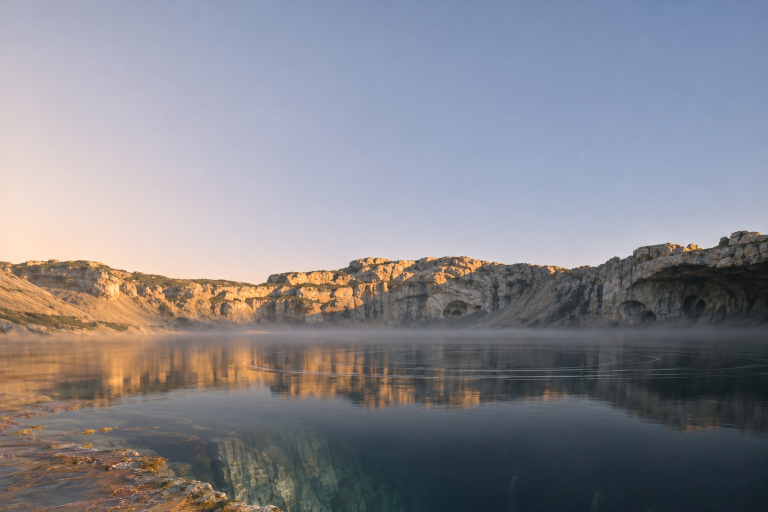
#> input picture assets-src/eye/far-edge/base-t1.jpg, 1536 x 1024 px (shown at 1/2 size)
$ python align.py ../../../../assets-src/eye/far-edge/base-t1.jpg   (older library calls are emulated)
#> lines starting #> are read from the running program, lines starting #| are printed output that depends on the picture
#!/usr/bin/env python3
"""How far has a re-photographed plate moved from the picture it was made from?
usage: align.py <reference.png> <take.png> [more takes...]
Splits the frame into 4 x 3 blocks and measures the shift of each with phase correlation (pixels of the frame)."""
import sys, numpy as np, cv2
ref = cv2.imread(sys.argv[1]); H, W = ref.shape[:2]
#> further down, ref is the input picture: shape (1024, 1536, 3); mean B, G, R 140.5, 133.6, 134.3
#> after `H, W = ref.shape[:2]`: H = 1024; W = 1536
g0 = cv2.GaussianBlur(cv2.cvtColor(ref, cv2.COLOR_BGR2GRAY).astype(np.float32), (0, 0), 2.5)
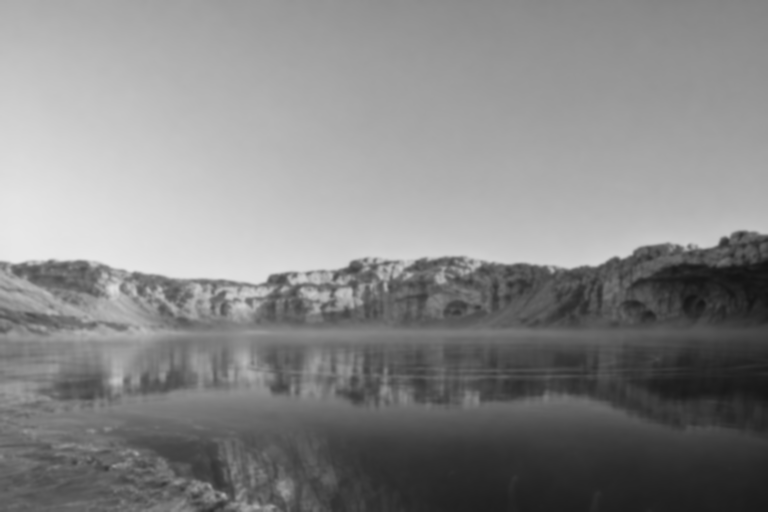
#> g0: shape (1024, 1536) float32 (shown at 1/2 size); min 20.26, max 232.4, mean 134.6
for p in sys.argv[2:]:
    t = cv2.imread(p)
    if t.shape[:2] != (H, W): t = cv2.resize(t, (W, H), interpolation=cv2.INTER_LANCZOS4)
    g1 = cv2.GaussianBlur(cv2.cvtColor(t, cv2.COLOR_BGR2GRAY).astype(np.float32), (0, 0), 2.5)
    out = []
    for j in range(3):
        for i in range(4):
            x0, x1, y0, y1 = i * W // 4, (i + 1) * W // 4, j * H // 3, (j + 1) * H // 3
            a, b = g0[y0:y1, x0:x1], g1[y0:y1, x0:x1]
            win = cv2.createHanningWindow((a.shape[1], a.shape[0]), cv2.CV_32F)
            (dx, dy), r = cv2.phaseCorrelate(a - a.mean(), b - b.mean(), win)
            out.append((dx, dy, r))
    d = np.array([np.hypot(o[0], o[1]) for o in out]); r = np.array([o[2] for o in out])
    ok = r > 0.15
    print(p.split('/')[-1], 'shift px: median %.2f, max %.2f over %d of 12 blocks with a clear peak; mean diff %.1f' % (np.median(d[ok]) if ok.any() else -1, d[ok].max() if ok.any() else -1, ok.sum(), np.abs(ref.astype(np.float32) - t.astype(np.float32)).mean()))

$ run again, on assets-src/eye/far-edge/w1-t1.jpg
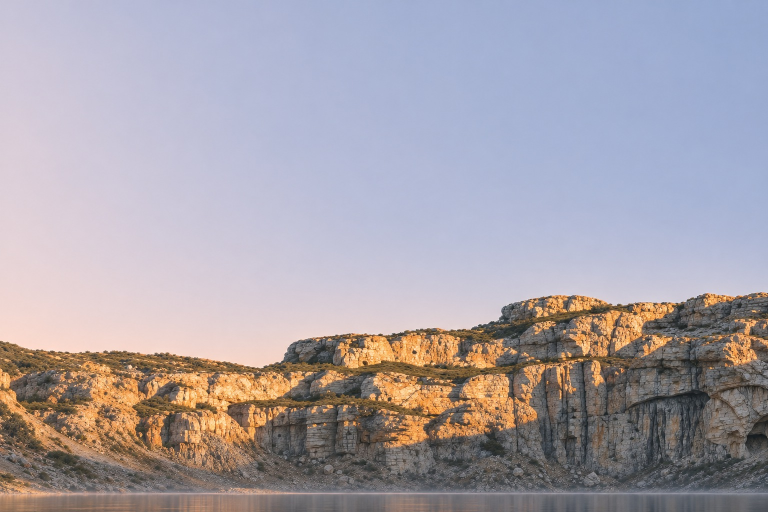
#> input picture assets-src/eye/far-edge/w1-t1.jpg, 1536 x 1024 px (shown at 1/2 size)
#> ref is the input picture: shape (1024, 1536, 3); mean B, G, R 168.6, 160.7, 166.9
#> `g0 = cv2.GaussianBlur(cv2.cvtColor(ref, cv2.COLOR_BGR2GRAY).astype(np...`:
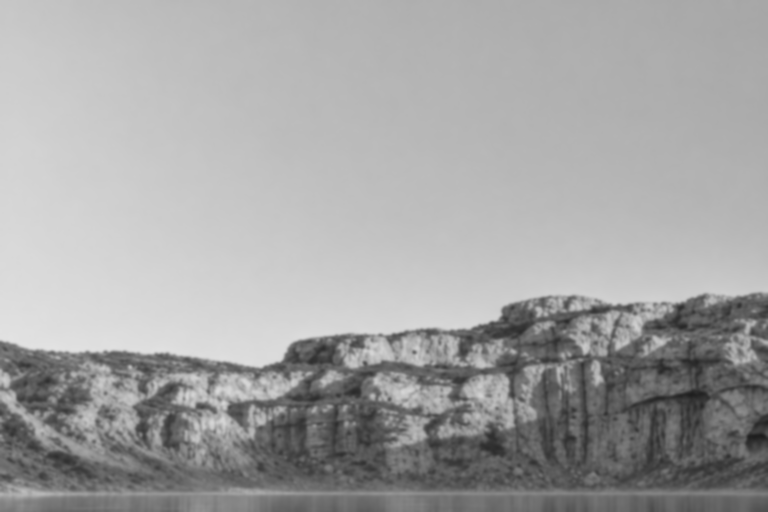
#> g0: shape (1024, 1536) float32 (shown at 1/2 size); min 28.75, max 226.9, mean 163.5

$ run again, on assets-src/eye/far-edge/w2-t1.jpg
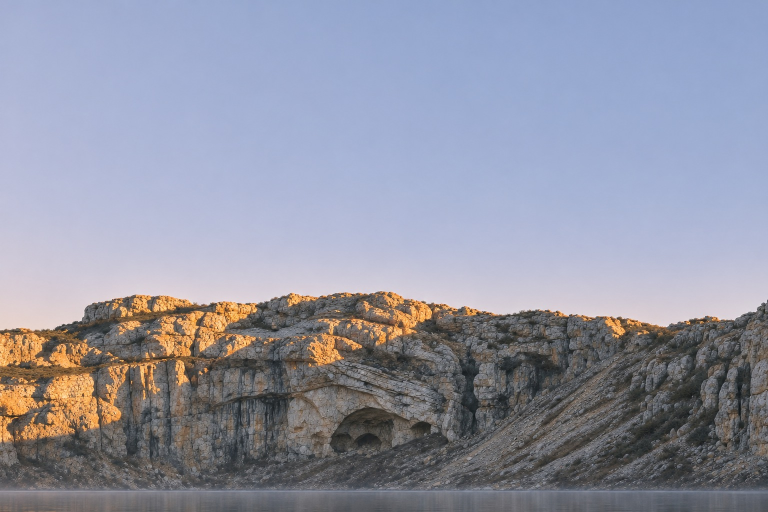
#> input picture assets-src/eye/far-edge/w2-t1.jpg, 1536 x 1024 px (shown at 1/2 size)
#> ref is the input picture: shape (1024, 1536, 3); mean B, G, R 162.9, 147.4, 145
#> `g0 = cv2.GaussianBlur(cv2.cvtColor(ref, cv2.COLOR_BGR2GRAY).astype(np...`:
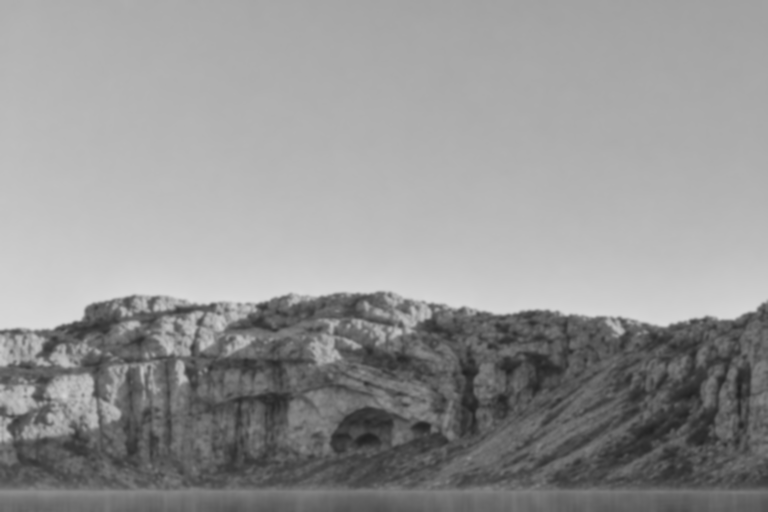
#> g0: shape (1024, 1536) float32 (shown at 1/2 size); min 32.41, max 217.4, mean 148.5

$ run again, on assets-src/eye/far-edge/w3-t1.jpg
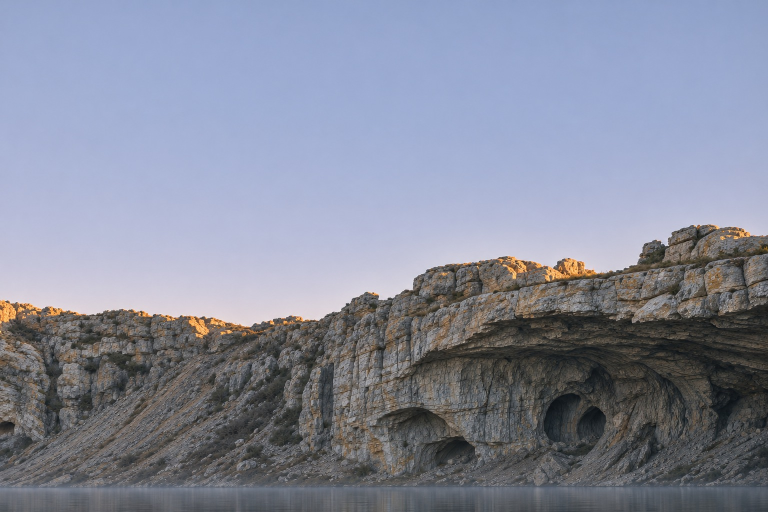
#> input picture assets-src/eye/far-edge/w3-t1.jpg, 1536 x 1024 px (shown at 1/2 size)
#> ref is the input picture: shape (1024, 1536, 3); mean B, G, R 154.4, 137.5, 132.9
#> `g0 = cv2.GaussianBlur(cv2.cvtColor(ref, cv2.COLOR_BGR2GRAY).astype(np...`:
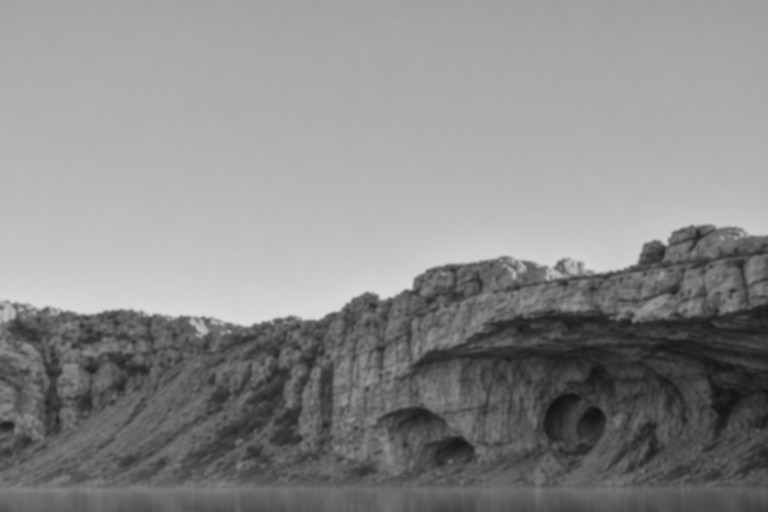
#> g0: shape (1024, 1536) float32 (shown at 1/2 size); min 18.64, max 218.5, mean 138
